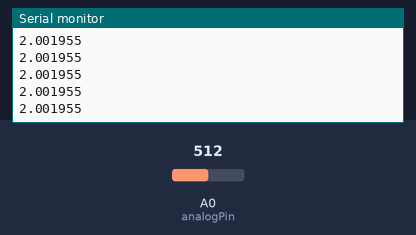
Bench run of a sketch on a simulated Arduino Uno, built with avr-gcc and run on an emulated ATmega328P. On the bench: the last lines printed to the serial monitor. The inputs (shaded band) are chosen by the test bench; at power-on: A0 (analogPin) = 512.

Above: at 1.2 s.
1.3 s: A0 (analogPin) set to 716
At 1.32 s:
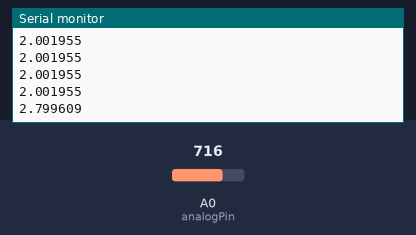
2.8 s: A0 (analogPin) set to 900
At 2.83 s:
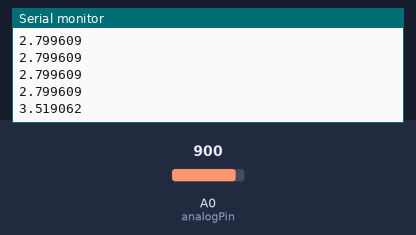
Timing chart, 0 to 5.8 s (numbered marks = the images above; inputs shaded):
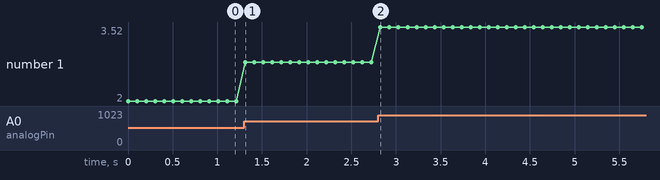

The sketch:

AnalogRead.ino
```cpp
int analogPin = A0;
int val = 0;
float voltage = 0;
void setup() {
  Serial.begin(9600);
  analogReference(EXTERNAL); // use external AREF pin
  pinMode(analogPin, INPUT);
}

void loop() {
  val = analogRead(analogPin); // read input pin
  voltage = val * (4.0 / 1023.0); // convert to voltage
  Serial.println(voltage,6);
  delay(100);
}
```

Measured:
- after the input at 1.3 s, the serial monitor: prints a new line at once (image 1)
- after the input at 2.8 s, the serial monitor: prints a new line at once (image 2)
- plotted number 1: 2 → 2.8 after the input at 1.3 s, 2.8 → 3.51 after the input at 2.8 s
